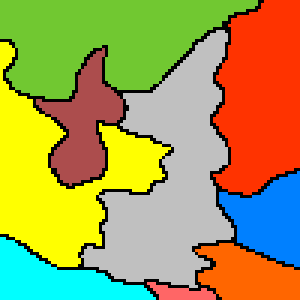
%> input picture Cellular Automata/A example about water scarcity/Shanxi.png, 100 x 100 px (shown 3 times larger)
$ octave Main.m   (GNU Octave 9; MATLAB toolbox functions it lacks are replaced by stand-ins)
%> lines starting %> are read from the running program, lines starting %| are printed output that depends on the picture
### Cellular Automata/A example about water scarcity/Create.m
function [Data] = Create(n, num, MapData)
% Create origin system
Shaanxi = [192 192 192];
Neimenggu = [113 200 49];
Ningxia = [172 77 77];
Gansu = [255 255 0];
Shanxi = [255 51 0];
Henan = [0 128 255];
Sichuan = [0 255 255];
Chongqing = [255 102 102];
Hubei = [255 153 0];

% [9 lines of commented-out code are left out]
ShaanxiData = [41.93 0.74 19.57];
NeimengguData = [85.7 2.26 7.01];
NingxiaData = [68.68 0.15 1.37];
GansuData = [93.2 0.37 6.42];
ShanxiData = [20.41 0.8 15.75];
HenanData = [80.38 0.47 31.26];
SichuanData = [195.17 2.42 21.52];
ChongqingData = [65.48 0.24 9.99];
HubeiData = [233.81 2.01 29.57];

Data = zeros(n, n, num);
mu = 0.3;
for k = 1 : num
    for i = 1 : n
        for j = 1 : n
            if Equal(MapData(i, j, :), Shaanxi)
                Data(i, j, k) = (1 + unifrnd(-mu, mu, 1, 1)) * ShaanxiData(k);
            elseif Equal(MapData(i, j, :), Neimenggu)
                Data(i, j, k) = (1 + unifrnd(-mu, mu, 1, 1)) * NeimengguData(k);
            elseif Equal(MapData(i, j, :), Ningxia)
                Data(i, j, k) = (1 + unifrnd(-mu, mu, 1, 1)) * NingxiaData(k);
            elseif Equal(MapData(i, j, :), Gansu)
                Data(i, j, k) = (1 + unifrnd(-mu, mu, 1, 1)) * GansuData(k);
            elseif Equal(MapData(i, j, :), Shanxi)
                Data(i, j, k) = (1 + unifrnd(-mu, mu, 1, 1)) * ShanxiData(k);
            elseif Equal(MapData(i, j, :), Henan)
                Data(i, j, k) = (1 + unifrnd(-mu, mu, 1, 1)) * HenanData(k);
            elseif Equal(MapData(i, j, :), Sichuan)
                Data(i, j, k) = (1 + unifrnd(-mu, mu, 1, 1)) * SichuanData(k);
            elseif Equal(MapData(i, j, :), Chongqing)
                Data(i, j, k) = (1 + unifrnd(-mu, mu, 1, 1)) * ChongqingData(k);
            elseif Equal(MapData(i, j, :), Hubei)
                Data(i, j, k) = (1 + unifrnd(-mu, mu, 1, 1)) * HubeiData(k);
            end
        end
    end
end
end

### Cellular Automata/A example about water scarcity/DrawArea.m
function [Sta] = DrawArea(MapData, Data, range)
% Display the area's situation
n = length(Data);
temp = zeros(n, n);
Sta = zeros(1, 3);
total = 0;
for i = 1 : n
    for j = 1 : n
        temp(i, j) = Data(i, j, 1)*0.0007 + Data(i, j, 2)*0.16 + Data(i, j, 3)*0.0026;
    end
end

[n, m] = size(temp);

Area(:, :, 1) = temp;
Area(:, :, 2) = temp;
Area(:, :, 3) = temp;

for i = 1 : n
    for j = 1 : m
        if Equal(MapData(i, j, :), [0 0 0])
            Area(i, j, :) = [0 0 0];
            continue;
        end
        total = total + 1;
        if temp(i, j) <= range(1)
            Area(i, j, :) = [238 173 14];
            Sta(1) = Sta(1) + 1;
        elseif temp(i, j) <= range(2)
            Area(i, j, :) = [175 238 238];
            Sta(2) = Sta(2) + 1;
        else
            Area(i, j, :) = [0 206 209];
            Sta(3) = Sta(3) + 1;
        end
    end
end

Sta = Sta / total;

Area = uint8(Area);
   p = imagesc(Area);
   hold on;
   plot([(0 : 2 : m)',(0 : 2 : m)']+0.5, [0, n]+0.5,'k');
   plot([0, m]+0.5, [(0 : 2 : n)',(0 : 2 : n)']+0.5,'k');
   axis image;
   set(gca,'xtick',[]);
   set(gca,'ytick',[]);
end

### Cellular Automata/A example about water scarcity/ChangeArea.m
function [newData] = ChangeArea(Data, MapData, lambda)
% Change the area and Data
[n, m, p] = size(Data);
newData = zeros(n, m, p);
newData(1, :, :) = Data(1, :, :);
newData(n, :, :) = Data(n, :, :);
newData(:, 1, :) = Data(:, 1, :);
newData(:, n, :) = Data(:, n, :);

for i = 2 : n - 1
    for j = 2 : m - 1
        if Equal(MapData(i, j, :), [0, 0, 0])
            continue;
        else
            newData(i, j, :) = Evolute(i, j, MapData, Data, lambda);
        end
    end
end
end

### Cellular Automata/A example about water scarcity/Main.m
%%%%%%%%%%%%% cellular automaton %%%%%%%%%%%%%%
clear
clc
close all;
%%%%%%%%%%%%%%%%%%%%%%%%%%%%%%%%%%%%%%%%%%%%%%%
MapData = imread('shanxi.png');
%> MapData is the input picture: size 100x100x3 uint8; mean R, G, B 165.4, 157.8, 83
n = length(MapData);
%> n = 100
T = 10;     % iteration
NumOfVar = 3;
range = [0.35 0.52];
% lambda = [1.1 1.15 1.002];
lambda = [1.075 1.075 1.0015];
%%%%%%%%%%%%%%%%%%%%%%%%%%%%%%%%%%%%%%%%%%%%%%%
Data = Create(n, NumOfVar, MapData);
%> after the loop in Create, `for k = 1 : num`:
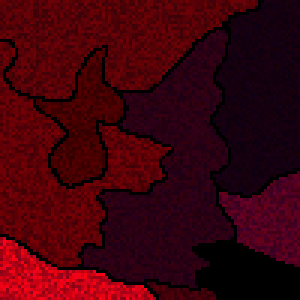
%> Data: size 100x100x3 double (shown 3 times larger); mean R, G, B 62.5, 0.9, 11.8
DrawArea(MapData, Data, range);
%> after the loop in DrawArea, `for i = 1 : n`:
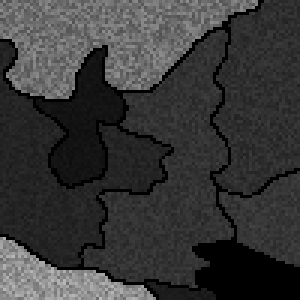
%> temp: size 100x100 double (shown 3 times larger); min 0, max 0.735, mean 0.22
%> after the loop in DrawArea, `for i = 1 : n`:
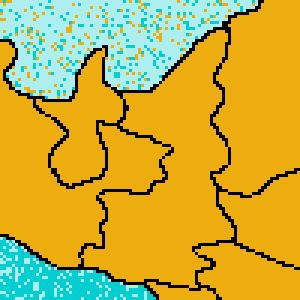
%> Area: size 100x100x3 double (shown 3 times larger); mean R, G, B 196.4, 173.1, 60.5
%> after the loop in DrawArea, `for i = 1 : n`: Sta = [7092 1577 626]; total = 9295
%> in DrawArea, `Sta = Sta / total;`: Sta = [0.763 0.17 0.0673]
figure;
StaData = zeros(T, 3);
for i = 1 : T
%> (the run ends here)
